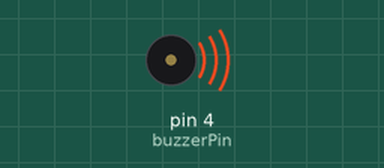
Simulated run of this sketch. Board: Arduino Uno, built with avr-gcc and run on an emulated ATmega328P. Parts: buzzer (waves = sounding).

Above: at 0.1 s.
At 5.8 s:
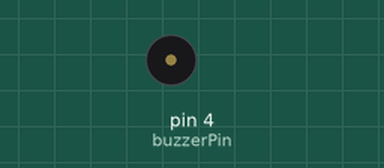
Timing chart, 0 to 7.3 s (numbered marks = the images above):
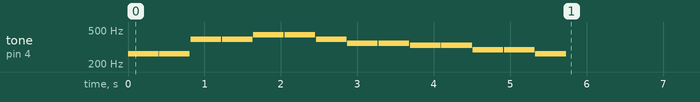

The sketch:

istiklal_marsi.ino
```cpp
 // Buzzer modülünün bağlı olduğu pini tanımlıyoruz
int buzzerPin = 4;

// Buzzer modülünden gelen ses verilerini inceleyip, kalınlık durumuna göre notalarına ayırarak belirtiyoruz
int kdo = 262;  // Do notası
int re = 294;   // Re notası
int mi = 330;   // Mi notası
int fa = 349;   // Fa notası
int sol = 392;  // Sol notası
int la = 440;   // La notası
int si = 494;   // Si notası
int ido = 523;  // Do üstü notası

void setup()
{
  // Melodiyi oluşturan her notayı sırayla çaldırıyoruz

  // "Do" notasını çal
  tone(buzzerPin, kdo);   // Buzzer'dan "Do" sesi çıkar
  delay(400);             // 400 ms bekle
  noTone(buzzerPin);      // Sesi durdur
  delay(10);              // Kısa bir ara ver

  // Yine "Do" notasını tekrar çal
  tone(buzzerPin, kdo);
  delay(400);
  noTone(buzzerPin);
  delay(10);

  // "Sol" notasını çal
  tone(buzzerPin, sol);
  delay(400);
  noTone(buzzerPin);
  delay(10);

  // Yine "Sol" notasını çal
  tone(buzzerPin, sol);
  delay(400);
  noTone(buzzerPin);
  delay(10);

  // "La" notasını çal
  tone(buzzerPin, la);
  delay(400);
  noTone(buzzerPin);
  delay(10);

  // "La" notasını tekrar çal
  tone(buzzerPin, la);
  delay(400);
  noTone(buzzerPin);
  delay(10);

  // "Sol" notasını çal
  tone(buzzerPin, sol);
  delay(400);
  noTone(buzzerPin);
  delay(10);

  // "Fa" notasını çal
  tone(buzzerPin, fa);
  delay(400);
  noTone(buzzerPin);
  delay(10);

  // "Fa" notasını tekrar çal
  tone(buzzerPin, fa);
  delay(400);
  noTone(buzzerPin);
  delay(10);

  // "Mi" notasını çal
  tone(buzzerPin, mi);
  delay(400);
  noTone(buzzerPin);
  delay(10);

  // "Mi" notasını tekrar çal
  tone(buzzerPin, mi);
  delay(400);
  noTone(buzzerPin);
  delay(10);

  // "Re" notasını çal
  tone(buzzerPin, re);
  delay(400);
  noTone(buzzerPin);
  delay(10);

  // "Re" notasını tekrar çal
  tone(buzzerPin, re);
  delay(400);
  noTone(buzzerPin);
  delay(10);

  // "Do" notasını tekrar çal
  tone(buzzerPin, kdo);
  delay(400);
  noTone(buzzerPin);
  delay(10);

  // Yukarıdaki mantıkla diğer notaları sırasıyla çaldırabilirsiniz
}

void loop()
{
  // Loop kısmı boş çünkü melodiyi tek seferde çalıyoruz
}
```
